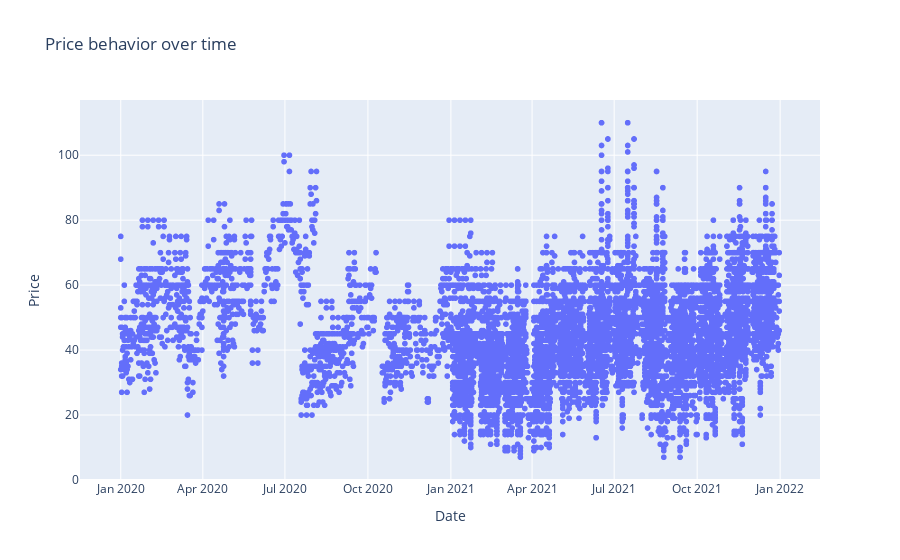

This figure's notebook cell:
### Code cell
fig = px.scatter(x=nike_sales['Invoice Date'], y=nike_sales['Price per Unit'] , 
                 title='Price behavior over time',
                 labels={'x': 'Date', 'y': 'Price'})
fig.show()

### Figure 1 — Plotly figure (JSON) as saved in the notebook; plotly's stock layout.template omitted (floating-point values rounded to 4 significant figures; data arrays with more than 128 entries replaced by an {"elided": "..."} marker saying what was removed)
{"data": [{"hovertemplate": "Date=%{x}<br>Price=%{y}<extra></extra>", "legendgroup": "", "marker": {"color": "#636efa", "symbol": "circle"}, "mode": "markers", "name": "", "showlegend": false, "type": "scattergl", "x": {"elided": "9360 str values"}, "xaxis": "x", "y": {"elided": "9360 int values"}, "yaxis": "y"}], "layout": {"legend": {"tracegroupgap": 0}, "title": {"text": "Price behavior over time"}, "xaxis": {"anchor": "y", "domain": [0, 1], "title": {"text": "Date"}}, "yaxis": {"anchor": "x", "domain": [0, 1], "title": {"text": "Price"}}}}
